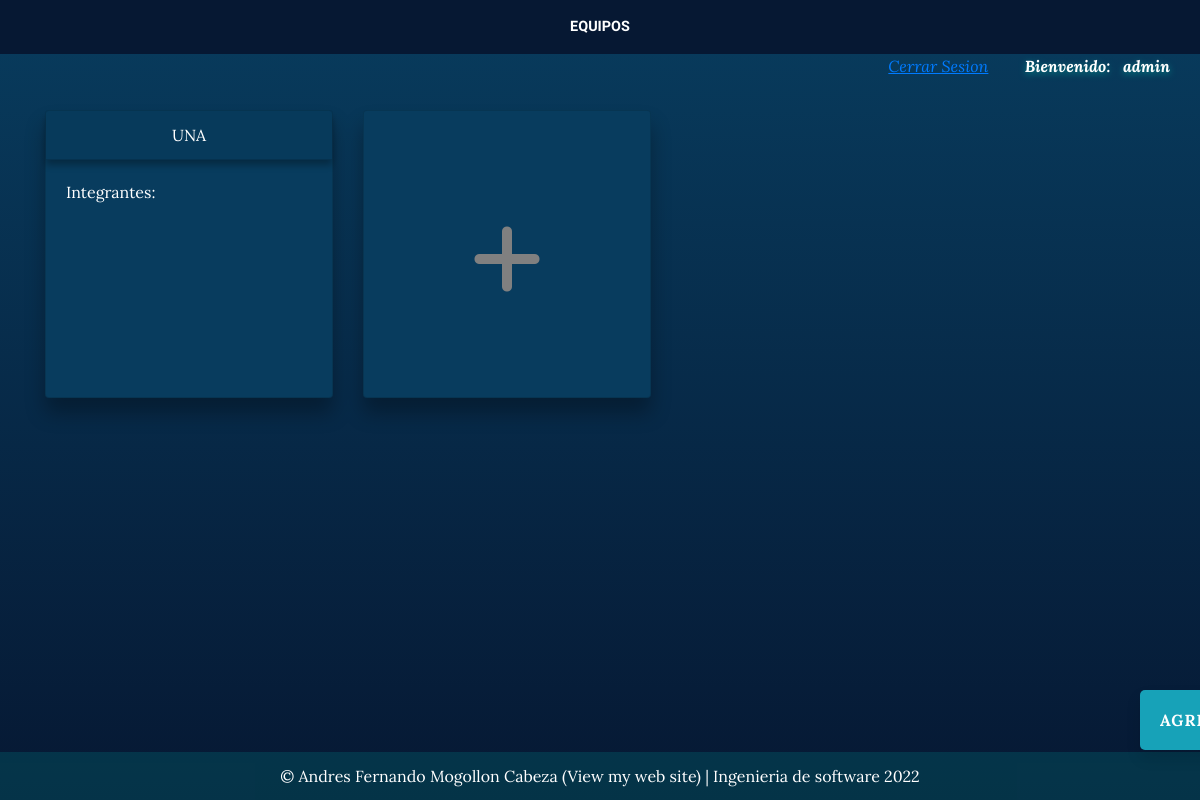
The app's page /equipos (signed in), older data.
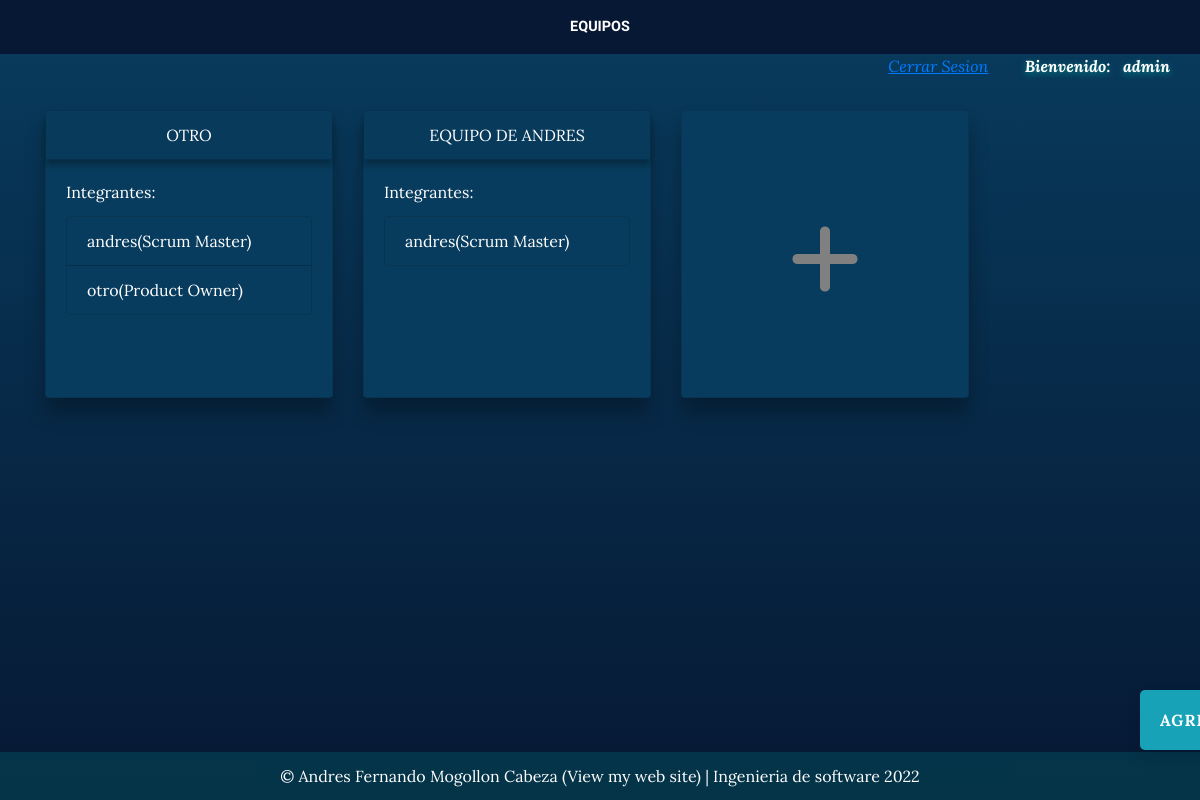
The same page, newer data.
### Login/models.py (models this page shows, shortened)
class equipo(models.Model):
    nombre = models.CharField(max_length=60)
    autor = models.ForeignKey(User, on_delete= models.CASCADE, default=User)
    integrante = models.ManyToManyField(integrante)
    created = models.DateTimeField(auto_now_add=True)
    updated = models.DateTimeField(auto_now_add=True)
    class Meta:
        verbose_name = 'equipo'
        verbose_name_plural = 'equipos'

class integrante(models.Model):
    nombre = models.CharField(max_length=60)
    tipo = models.CharField(max_length=60)
    created = models.DateTimeField(auto_now_add=True)
    updated = models.DateTimeField(auto_now_add=True)
    class Meta:
        verbose_name = 'integrantes'
        verbose_name_plural = 'integrante'

### Login/views.py (the view)
# urls.py: path('equipos', equipos, name="equipos"),
def equipos(request):
    equipos = equipo.objects.filter(autor = request.user).order_by('-created')
    return render(request,'equipo/equipos.html',{'equipos':equipos})

### Login/templates/equipo/equipos.html
{% extends 'Autenticacion/base.html' %}
{% load static %}
{% block content %}
<a href="{% url 'agregar_equipo' %}" class="btn-flotante">Agregar</a>
    <div class="container">
        <div class="row" style="margin-bottom:150px; ">
            {% for equipo in equipos %}
            <div class="col-auto" style="margin-top: 2rem;">
                <a href="{% url 'archivo' equipo.id %}" >
                    <div class="card camb-card" style="height: 18rem;">
                        <div class="card-header text-center" style="box-shadow: 0px 5px 7px rgba(0, 0, 0, 0.3);" >
                            {{equipo.nombre|upper}}
                        </div>
                        <div class="card-body text-left">
                            <div class="card-title">Integrantes:</div>
                            <ul class="list-group list-scroll">
                                {% for integrant in equipo.integrante.all %}
                                    <li class="list-group-item" style="background: transparent;"><div class="cart-text">{{integrant.nombre}}({{integrant.tipo}})</div></li>
                                {% endfor %}
                            </ul>
                        </div>
                    </div>
                </a>
            </div>
            {% endfor %}
            <div class="col-auto" style="margin-top: 2rem;">
                <a href="{% url 'agregar_equipo' %}" >
                    <div class="card camb-card" style="height: 18rem;">
                        <div class="card-body text-center"  style="margin: 5.5rem 0; color: gray;">
                            <i class="fa fa-plus fa-5x" aria-hidden="true"></i>
                        </div>
                    </div>
                </a>
            </div>
        </div>
    </div>
{% endblock  %}

Row changes from the older to the newer data that the page shows:
removed equipo: nombre "UNA"
added equipo: nombre "OTRO"
added integrante: nombre "andres", tipo "Scrum Master"
added integrante: nombre "otro", tipo "Product Owner", shown under "OTRO"
added equipo: nombre "EQUIPO DE ANDRES"
